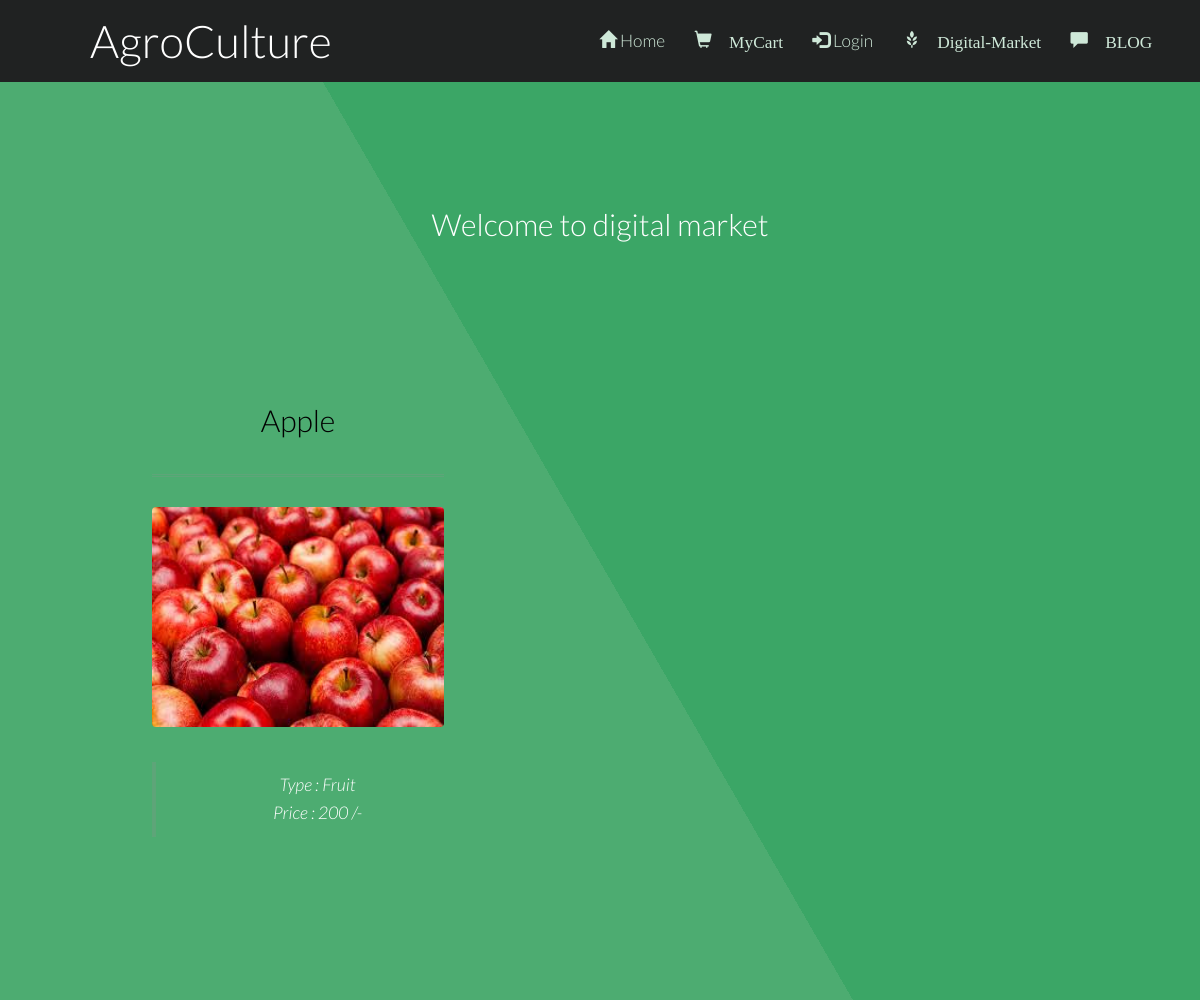
/productMenu.php, run on the app's committed database.
### tables this page shows
CREATE TABLE `fproduct` (
  `fid` int(255) NOT NULL,
  `pid` int(255) NOT NULL,
  `product` varchar(255) NOT NULL,
  `pcat` varchar(255) NOT NULL,
  `pinfo` varchar(255) NOT NULL,
  `price` float NOT NULL,
  `pimage` varchar(255) NOT NULL DEFAULT 'blank.png',
  `picStatus` int(10) NOT NULL DEFAULT 0
);

### productMenu.php (the view, shortened to what this page needs)
<?php
require 'db.php';
?>
<!DOCTYPE html>
<html lang="en">
<head>
	<link href="bootstrap\css\bootstrap.min.css" rel="stylesheet">
	<link rel="stylesheet" href="login.css" />
</head>
<body class>
	<?php
	require 'menu.php';
	?>
	<section id="main" class="wrapper style1 align-center">
		<div class="container">
			<h2>Welcome to digital market</h2>
			<section id="two" class="wrapper style2 align-center">
				<div class="container">
					<?php
					if (!isset($_GET['type']) or $_GET['type'] == "all") {
						$sql = "SELECT * FROM fproduct WHERE 1";
					}
					$result = mysqli_query($conn, $sql);
					?>
					<div class="row">
						<?php
						while ($row = $result->fetch_array()):
							$picDestination = "images/productImages/" . $row['pimage'];
							?>
							<div class="col-md-4">
								<section>
									<strong>
										<h2 class="title" style="color:black; "><?php echo $row['product'] . ''; ?></h2>
									</strong>
									<a href="review.php?pid=<?php echo $row['pid']; ?>"> <img class="image fit"
											src="<?php echo $picDestination; ?>" height="220px;" /></a>
									<div style="align: left">
										<blockquote>
											<?php echo "Type : " . $row['pcat'] . ''; ?><br><?php echo "Price : " . $row['price'] . ' /-'; ?><br>
										</blockquote>
								</section>
							</div>
						<?php endwhile; ?>
					</div>
			</section>
	</section>
</body>
</html>

### login.css (style rules this page uses)
.container { padding: 16px; }

### css/style.css (style rules this page uses)
body { background: #fff; }
body, input, select, textarea { color: #444; font-family: "Lato", Helvetica, sans-serif; font-size: 15pt; font-weight: 300; line-height: 1.65em; }
a { color: #4dac71; text-decoration: underline; }
strong, b { color: #666; font-weight: 400; }
h1, h2, h3, h4, h5, h6 { color: #666; font-weight: 300; line-height: 1em; margin: 0 0 1em 0; }
h2 { font-size: 1.75em; line-height: 1.5em; }
blockquote { border-left: solid 4px rgba(144, 144, 144, 0.25); font-style: italic; margin: 0 0 2em 0; padding: 0.5em 0 0.5em 2em; }
.align-center { text-align: center; }
.image { border-radius: 4px; border: 0; display: inline-block; position: relative; }
.image.fit { display: block; margin: 0 0 2em 0; width: 100%; }
.wrapper { padding: 6em 0em 4em; }
.wrapper.style1 { background-color: #3ba666; -moz-background-image: linear-gradient(60deg, #4dac71 50%, #3ba666 50%); -webkit-background-image: linear-gradient(60deg, #4dac71 50%, #3ba666 50%); -o-background-image: linear-gradient(60deg, #4dac71 50%, #3ba666 50%); -ms-background-image: linear-gradient(60deg, #4dac71 50%, #3ba666 50%); background-image: linear-gradient(60deg, #4dac71 50%, #3ba666 50%); color: #ffffff; }
.wrapper.style1 h2 { color: #ffffff; }
.wrapper.style2 .title, .wrapper.style2 header { border-bottom: medium double rgba(144, 144, 144, 0.25); padding-bottom: 1em; }

### css/style-xlarge.css (style rules this page uses)
body, input, select, textarea { font-size: 13pt; }

### css/style-large.css (style rules this page uses)
body, input, select, textarea { font-size: 13pt; }

### data on the page
fproduct: product "Apple", pimage (picture), pcat "Fruit", price "200"

### other printed values
$loginProfile "Login"
